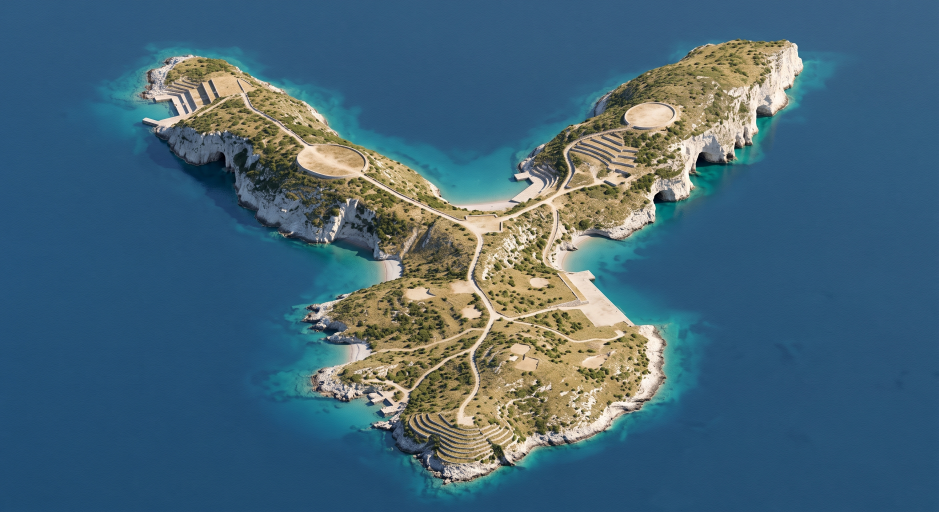
#> input picture Gemini_Generated_Image_7bzv0b7bzv0b7bzv.jpeg, 2816 x 1536 px (shown at 1/3 size)
$ python -i chart_layout.py   (imports and definitions only)
#> lines starting #> are read from the running program, lines starting #| are printed output that depends on the picture
"""Lay the two island views (src/chart_views.py) on one square canvas for the home page chart.

    python3 world/src/chart_layout.py <view-arche.png> <view-paxos.png> <out.png>

Both views are at one scale (metres per pixel), shrunk by the same factor, so the islands keep their
true relative size. The flat sea of each view is cut out and the islands are placed on one sea: Arche
top-left, Paxos along the diagonal to the bottom-right, the top-right corner clear for the compass
and the bottom-left for the waves. Island spacing is not canon.
"""
import sys

import numpy as np
from PIL import Image, ImageFilter

SIZE = 2048
SEA = (168, 196, 214)
FACTOR = 0.75
# top-left corner of each island's cropped view on the canvas
PLACE = {"arche": (90, 140), "paxos": (850, 720)}


def island(path):
    im = Image.open(path).convert("RGB")
    a = np.asarray(im).astype(int)
    sea = (np.abs(a - np.array(SEA)).sum(axis=2) < 6)
    mask = Image.fromarray(((~sea) * 255).astype("uint8")).filter(ImageFilter.MedianFilter(5))
    mask = mask.filter(ImageFilter.MinFilter(7)).filter(ImageFilter.MaxFilter(7))   # drops specks outside the island
    rgba = im.convert("RGBA")
    rgba.putalpha(mask)
    rgba = rgba.crop(rgba.getbbox())
    return rgba.resize((round(rgba.width * FACTOR), round(rgba.height * FACTOR)), Image.LANCZOS)


# [1 line that did not run here, left out]
canvas = Image.new("RGB", (SIZE, SIZE), SEA)
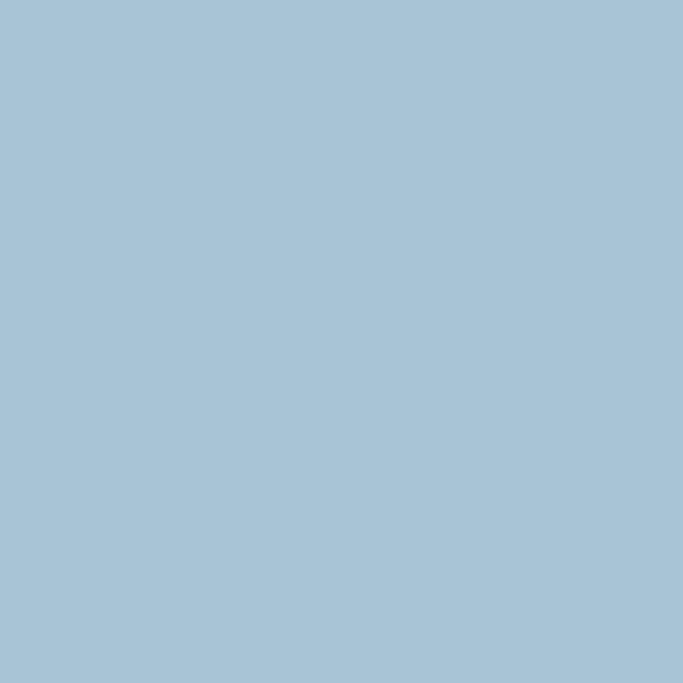
#> canvas: PIL image 2048x2048 RGB (shown at 1/3 size); mean R, G, B 168, 196, 214
# [7 lines not run here, left out]

>>> result = island('../../Gemini_Generated_Image_7bzv0b7bzv0b7bzv.jpeg')
#> in island, im is the input picture: PIL image 2816x1536 RGB; mean R, G, B 70.3, 102.1, 119.1
#> in island, `sea = (np.abs(a - np.array(SEA)).sum(axis=2) < 6)`: sea: shape (1536, 2816) bool; every value is 0
#> in island, `mask = Image.fromarray(((~sea) * 255).astype("uint8")).filter(ImageFil..`: mask: PIL image 2816x1536 L; every value is 255
